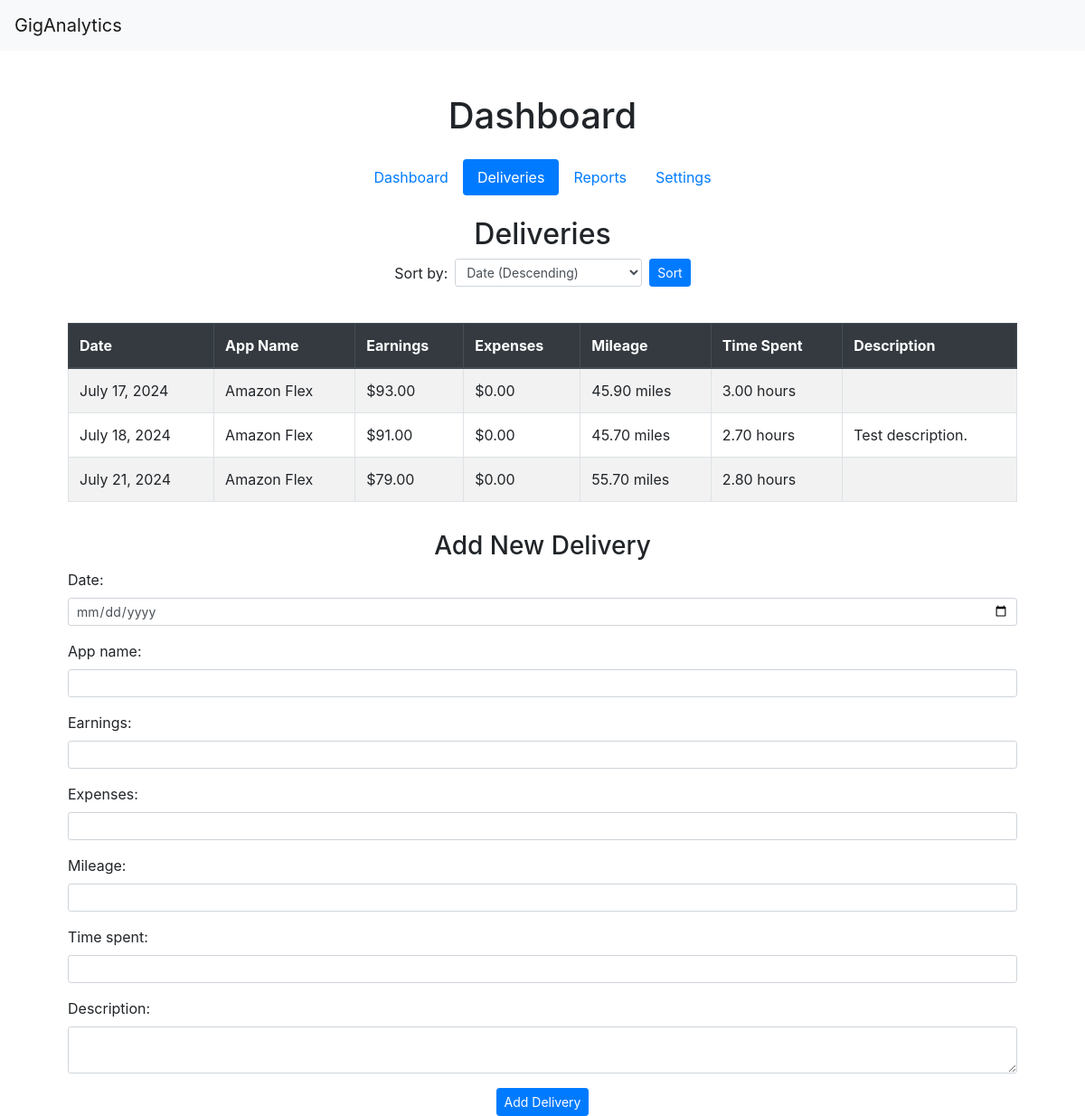
The app's page /dashboard/deliveries/ (signed in), older data.
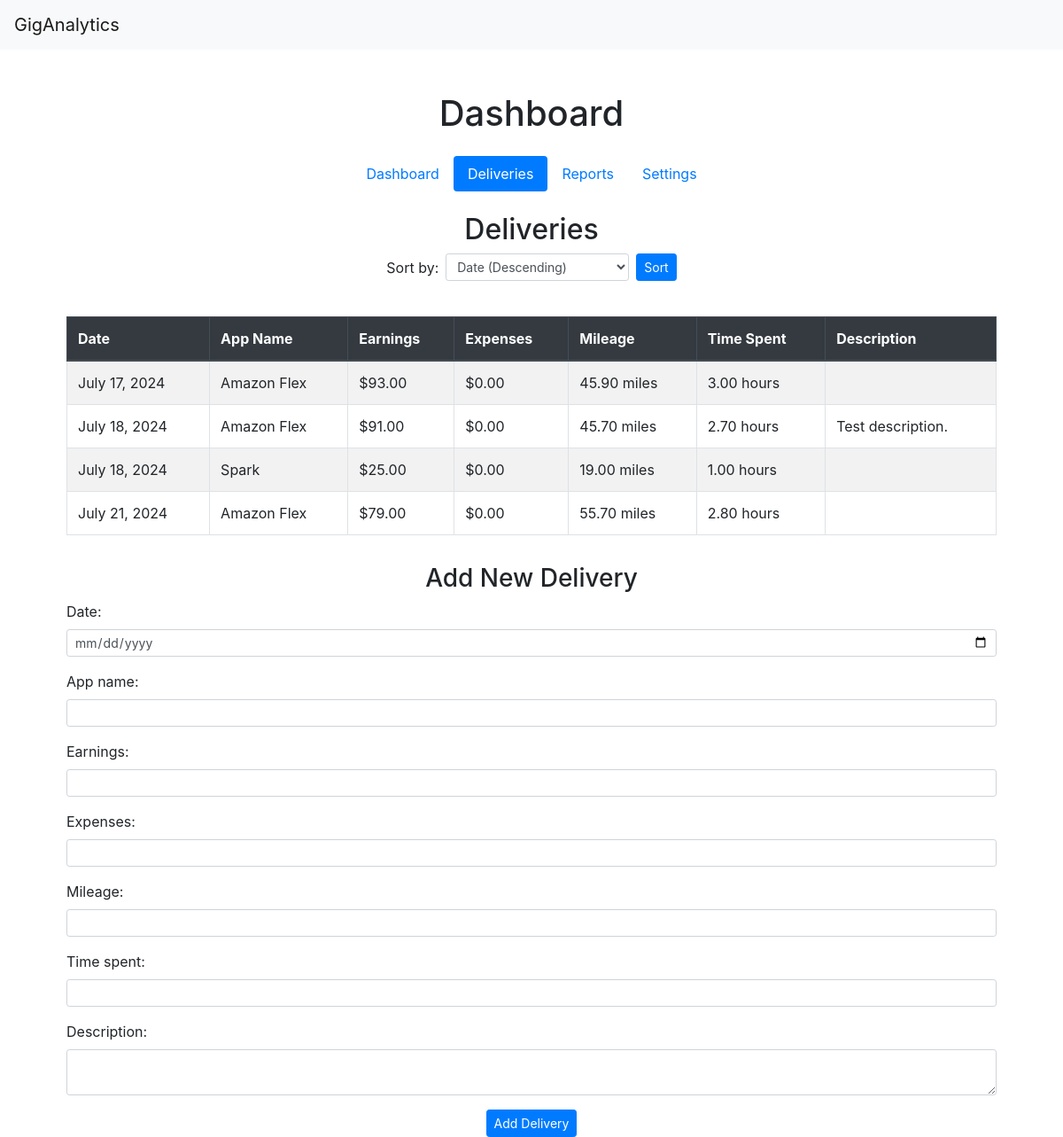
The same page, newer data.
### app/models.py (models this page shows)
class Delivery(models.Model):
    user = models.ForeignKey(User, on_delete=models.CASCADE, related_name='deliveries', default=1)
    date = models.DateField()
    app_name = models.CharField(max_length=50)
    earnings = models.DecimalField(max_digits=10, decimal_places=2)
    expenses = models.DecimalField(max_digits=10, decimal_places=2)
    mileage = models.DecimalField(max_digits=7, decimal_places=2)
    time_spent = models.DecimalField(max_digits=5, decimal_places=2)
    description = models.TextField(blank=True, null=True)

### app/views.py (the view)
# urls.py: path("dashboard/deliveries/", views.deliveries, name="deliveries"),
@login_required
def deliveries(request):
    deliveries = Delivery.objects.filter(user=request.user)
    if request.method == 'POST':
        form = DeliveryForm(request.POST)
        if form.is_valid():
            delivery = form.save(commit=False)
            delivery.user = request.user
            delivery.save()
            return redirect('deliveries')
    else:
        form = DeliveryForm()
    sort = request.GET.get('sort', 'date')
    if sort:
        deliveries = deliveries.order_by(sort)
    return render(request, 'deliveries.html', {
        'deliveries': deliveries,
        'form': form,
    })

### app/forms.py
class DeliveryForm(forms.ModelForm):
    class Meta:
        model = Delivery
        fields = ['date', 'app_name', 'earnings', 'expenses', 'mileage', 'time_spent', 'description']
        widgets = {
            'date': forms.DateInput(attrs={'type': 'date', 'class': 'form-control form-control-sm'}),
            'app_name': forms.TextInput(attrs={'class': 'form-control form-control-sm'}),
            'earnings': forms.NumberInput(attrs={'class': 'form-control form-control-sm'}),
            'expenses': forms.NumberInput(attrs={'class': 'form-control form-control-sm'}),
            'mileage': forms.NumberInput(attrs={'class': 'form-control form-control-sm'}),
            'time_spent': forms.NumberInput(attrs={'class': 'form-control form-control-sm'}),
            'description': forms.Textarea(attrs={'class': 'form-control form-control-sm', 'rows': 2}),
        }

### app/templates/deliveries.html (shortened to what this page needs)
{% extends "dashboard.html" %}
{% block deliveries_content %}
<div class="container mt-4">
    <h2 class="text-center">Deliveries</h2>
    <div class="row mb-4">
        <div class="col-md-6 offset-md-3">
            <form method="get" class="form-inline justify-content-center">
                <label for="sort" class="mr-2">Sort by:</label>
                <select name="sort" id="sort" class="form-control form-control-sm mr-2">
                    <option value="-date">Date (Descending)</option>
                </select>
                <button type="submit" class="btn btn-primary btn-sm">Sort</button>
            </form>
        </div>
    </div>
    <div class="table-responsive">
        <table class="table table-striped table-bordered mt-3">
            <thead class="thead-dark">
                <tr>
                    <th>Date</th>
                    <th>App Name</th>
                    <th>Earnings</th>
                    <th>Expenses</th>
                    <th>Mileage</th>
                    <th>Time Spent</th>
                    <th>Description</th>
                </tr>
            </thead>
            <tbody>
                {% for delivery in deliveries %}
                <tr>
                    <td>{{ delivery.date }}</td>
                    <td>{{ delivery.app_name }}</td>
                    <td>${{ delivery.earnings }}</td>
                    <td>${{ delivery.expenses }}</td>
                    <td>{{ delivery.mileage }} miles</td>
                    <td>{{ delivery.time_spent }} hours</td>
                    <td>{{ delivery.description }}</td>
                </tr>
                {% endfor %}
            </tbody>
       </table>
    </div>
    <div class="mt-3">
        <h3 class="text-center">Add New Delivery</h3>
        <form method="post" class="mt-2">
            {{ form.as_p }}
            <div class="text-center">
                <button type="submit" class="btn btn-primary btn-sm">Add Delivery</button>
            </div>
        </form>
    </div>
</div>
{% endblock %}

### app/templates/dashboard.html (shortened to what this page needs)
{% extends "base.html" %}
{% block content %}
<div class="container mt-5">
    <h1 class="text-center">Dashboard</h1>
    <nav class="mt-4">
        <ul class="nav nav-pills justify-content-center">
            <li class="nav-item">
                <a class="nav-link {% if request.path == '/dashboard/' %}active{% endif %}" href="{% url 'dashboard' %}">Dashboard</a>
            </li>
            <li class="nav-item">
                <a class="nav-link {% if request.path == '/dashboard/deliveries/' %}active{% endif %}" href="{% url 'deliveries' %}">Deliveries</a>
            </li>
            <li class="nav-item">
                <a class="nav-link {% if request.path == '/dashboard/reports/' %}active{% endif %}" href="{% url 'reports' %}">Reports</a>
            </li>
            <li class="nav-item">
                <a class="nav-link {% if request.path == '/dashboard/settings/' %}active{% endif %}" href="{% url 'settings' %}">Settings</a>
            </li>
        </ul>
    </nav>
    <div class="mt-4">
        {% if request.path == '/dashboard/deliveries/' %}
            {% block deliveries_content %}
            {% endblock %}
        {% elif request.path == '/dashboard/reports/' %}
            {% block reports_content %}
            {% endblock %}
        {% elif request.path == '/dashboard/settings/' %}
            {% block settings_content %}
            {% endblock %}
        {% else %}
            <h5 class="text-center">Main Content</h5>
        {% endif %}
    </div>
</div>
{% endblock %}

### app/templates/base.html (shortened to what this page needs)
<!DOCTYPE html>
<html lang="en">
  <head>
    <link rel="stylesheet" href="https://stackpath.bootstrapcdn.com/bootstrap/4.3.1/css/bootstrap.min.css"  rel="stylesheet" />
  </head>
  <body>
    <nav class="navbar navbar-expand-lg navbar-light bg-light">
      <a class="navbar-brand" href="/">GigAnalytics</a>
    </nav>
    <div class="container">{% block content %} {% endblock %}</div>
  </body>
</html>

Row changes from the older to the newer data that the page shows:
added Delivery: date "July 18, 2024", app_name "Spark", earnings "25.00", expenses "0.00", mileage "19.00", time_spent "1.00"
